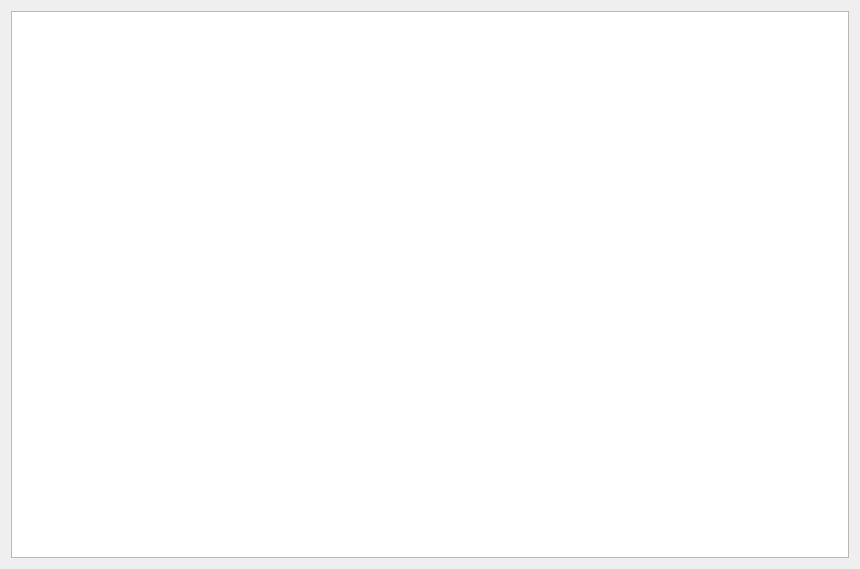
<?xml version="1.0" encoding="UTF-8"?>
<ui version="4.0">
 <class>Form</class>
 <widget class="QWidget" name="Form">
  <property name="geometry">
   <rect>
    <x>0</x>
    <y>0</y>
    <width>860</width>
    <height>569</height>
   </rect>
  </property>
  <property name="windowTitle">
   <string>Form</string>
  </property>
  <layout class="QGridLayout" name="gridLayout">
   <item row="0" column="0">
    <widget class="testcanvawidget" name="graphicsView"/>
   </item>
  </layout>
 </widget>
 <customwidgets>
  <customwidget>
   <class>testcanvawidget</class>
   <extends>QGraphicsView</extends>
   <header>figureslib.h</header>
  </customwidget>
 </customwidgets>
 <resources/>
 <connections/>
</ui>
